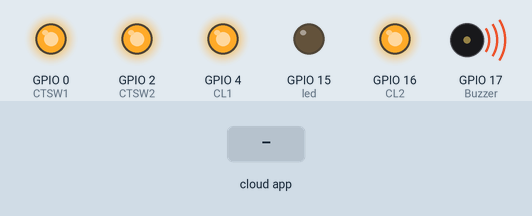
This sketch was run on a simulated ESP32. Parts: output pins drawn as LEDs (lit = HIGH), buzzer (waves = sounding, pin HIGH). The test bench sets the inputs (shaded band). WiFi joins after 1.5 s; servers stay silent unless stated; EEPROM starts erased; nothing arrives over Bluetooth unless stated; what the sketch prints to the serial monitor is not drawn.

Above: at 2.7 s.
2.8 s: the phone or cloud app sets stateDoor to OPEN
At 3.3 s:
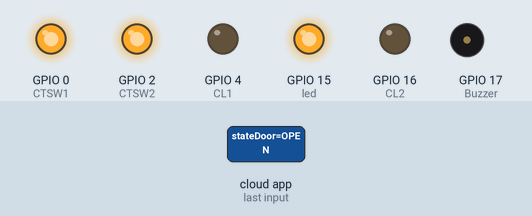
At 5.3 s:
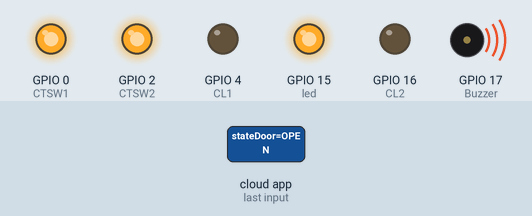
Timing chart, 0 to 9.3 s (numbered marks = the images above; inputs shaded):
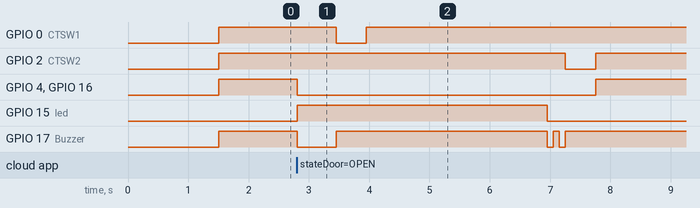

The sketch:

arduio_door_controllerESP32.ino
```cpp
#include <WiFi.h>
#include <IOXhop_FirebaseESP32.h>
#include <Preferences.h>
#include <ArduinoJson.h>
#include "BluetoothSerial.h"

#define FIREBASE_HOST "door-project-2-default-rtdb.firebaseio.com"
#define FIREBASE_AUTH "M7rU6NAf8JigMzHjNcykobMOWk9zZuQDKkSCfIsk"

#define led 15
#define CTSW2 2
#define CTSW1 0
#define CL1 4
#define CL2 16
#define Buzzer 17

const char* pref_ssid = "";
const char* pref_pass = "";
const char* pref_uid = "";
String client_wifi_ssid;
String client_wifi_password;
String client_uid;
String client_wifi_Input;

String connected_string;
String fireStatus = "";

bool bluetooth_disconnect = false;

long start_wifi_millis;
long wifi_timeout = 10000;

enum wifi_setup_stages { NONE, START, WAIT_PASS, PASS_ENTERED, WAIT_CONNECT, LOGIN_FAILED, WIFI_CONNECTED, ONLINE_STATE, MAIN_LOOP};
enum wifi_setup_stages wifi_stage = NONE;

BluetoothSerial SerialBT;
Preferences preferences;

void setup()
{
  Serial.begin(115200);
  Serial.println("Booting...");

  preferences.begin("wifi_access", false);

  if(!init_wifi()){
    SerialBT.register_callback(callback);
  }else{
    wifi_stage = ONLINE_STATE;
    Serial.println(WiFi.localIP());
    init_firebase();
    bluetooth_disconnect = true;
  }

  SerialBT.begin("ESP32-Door");

  pinMode(led, OUTPUT);
  pinMode(CTSW2,OUTPUT);
  pinMode(CTSW1,OUTPUT);
  pinMode(CL1,OUTPUT);
  pinMode(CL2,OUTPUT);
  pinMode(Buzzer,OUTPUT);

  digitalWrite(CTSW2,HIGH); //all close
  digitalWrite(CTSW1,HIGH);
  digitalWrite(CL1,HIGH);
  digitalWrite(CL2,HIGH);
  digitalWrite(Buzzer,HIGH);
}

void init_firebase(){
  String temp_pref_uid = preferences.getString("pref_uid");
  pref_uid = temp_pref_uid.c_str();

  client_uid = "/"+String(pref_uid)+"/command/stateDoor";
  Serial.println(client_uid);

  if(client_uid == ""){
    preferences.putString("pref_ssid", "");
    preferences.putString("pref_pass", "");
    Serial.print("clear");
    ESP.restart();
  }else{
//      preferences.putString("pref_ssid", "");
//      preferences.putString("pref_pass", "");
//      preferences.putString("pref_uid", "");
//
    Firebase.begin(FIREBASE_HOST, FIREBASE_AUTH);
    Firebase.stream(client_uid, [](FirebaseStream stream) {
      fireStatus = stream.getDataString();
    });
  }
}

bool init_wifi()
{
  String temp_pref_ssid = preferences.getString("pref_ssid");
  String temp_pref_pass = preferences.getString("pref_pass");
  pref_ssid = temp_pref_ssid.c_str();
  pref_pass = temp_pref_pass.c_str();

  Serial.println(pref_ssid);
  Serial.println(pref_pass);

  WiFi.config(INADDR_NONE, INADDR_NONE, INADDR_NONE);

  start_wifi_millis = millis();
  WiFi.begin(pref_ssid, pref_pass);
  while (WiFi.status() != WL_CONNECTED) {
    delay(500);
    Serial.print(".");
    if (millis() - start_wifi_millis > wifi_timeout) {
      WiFi.disconnect(true, true);
      return false;
    }
  }
  return true;
}

void callback(esp_spp_cb_event_t event, esp_spp_cb_param_t *param)
{
    if (event == ESP_SPP_SRV_OPEN_EVT) {
        wifi_stage = WAIT_PASS;
        Serial.println("WIFI state WAIT_INPUT");
    }

    if (event == ESP_SPP_DATA_IND_EVT && wifi_stage == WAIT_PASS) {
        client_wifi_Input = SerialBT.readString();
        client_wifi_Input.trim();

        DynamicJsonBuffer  jb;
        JsonObject& doc = jb.parseObject(client_wifi_Input);

        String ssid = doc["ssid"];
        String pass = doc["password"];
        String uid = doc["uid"];

        client_wifi_ssid = ssid;
        client_wifi_password = pass;
        client_uid = uid;

        Serial.println(client_wifi_ssid);
        Serial.println(client_wifi_password);
        Serial.println(client_uid);

        wifi_stage = PASS_ENTERED;
    }
}

void loop(){
  if(bluetooth_disconnect){
    SerialBT.flush();
    SerialBT.disconnect();
    SerialBT.end();
    bluetooth_disconnect = false;
  }

  switch (wifi_stage)
  {
    case START:
      Serial.println("Please enter ssid your wifi");
      wifi_stage = WAIT_PASS;
      break;

    case PASS_ENTERED:
      Serial.println("Please wait for Wi_Fi connection...");
      wifi_stage = WAIT_CONNECT;
      preferences.putString("pref_ssid", client_wifi_ssid);
      preferences.putString("pref_pass", client_wifi_password);
      preferences.putString("pref_uid", client_uid);
      if (init_wifi()) {
        connected_string = "ESP32 IP: ";
        connected_string = connected_string + WiFi.localIP().toString();
        SerialBT.println(connected_string);
        Serial.println(connected_string);
        bluetooth_disconnect = true;

        Serial.println("Rebooting...");
        ESP.restart();
      } else {
        wifi_stage = LOGIN_FAILED;
      }
      break;

    case LOGIN_FAILED:
      SerialBT.println("Wi-Fi connection failed");
      Serial.println("Wi-Fi connection failed");
      delay(2000);
      wifi_stage = WAIT_PASS;
      break;

    case ONLINE_STATE:
      if(fireStatus == "OPEN"){
        Serial.println(fireStatus);
        wifi_stage = MAIN_LOOP;
        mainWorkLoad();
      }
      break;
  }
}

void mainWorkLoad(){
  digitalWrite(CL1,LOW); //switch line between keycard & app
  digitalWrite(CL2,LOW);
  digitalWrite(CTSW2,HIGH);
  digitalWrite(CTSW1,HIGH);

  openDoor();
  delay(3000);
  closeDoor();

  digitalWrite(CL1,HIGH); //all close
  digitalWrite(CL2,HIGH);
  digitalWrite(CTSW1,HIGH);
  digitalWrite(CTSW2,HIGH);

  Serial.println("CLOSE");
  Firebase.setString(client_uid, "CLOSE");
  fireStatus = "";
  wifi_stage = ONLINE_STATE;
}

void openDoor(){
    digitalWrite(led, HIGH); //led

    digitalWrite(Buzzer, LOW); //Sound on
    delay(650);
    digitalWrite(Buzzer, HIGH); //Sound off

    digitalWrite(CTSW1,LOW); //motor open door int1 running
    digitalWrite(CTSW2,HIGH);
    delay(500);
    digitalWrite(CTSW1,HIGH);
}

void closeDoor(){
    digitalWrite(led, LOW); //led

    digitalWrite(Buzzer, LOW); //Sound on
    delay(100);
    digitalWrite(Buzzer, HIGH); //Sound off
    delay(100);
    digitalWrite(Buzzer, LOW); //Sound on
    delay(100);
    digitalWrite(Buzzer, HIGH); //Sound off

    digitalWrite(CTSW2,LOW); //motor close door int2 running
    digitalWrite(CTSW1,HIGH);
    delay(500);
}
```

Measured:
- after the input at 2.8 s, GPIO 0 (CTSW1): HIGH → LOW after 0.65 s, → HIGH 0.50 s later; GPIO 2 (CTSW2): HIGH → LOW after 4.5 s, → HIGH 0.50 s later
